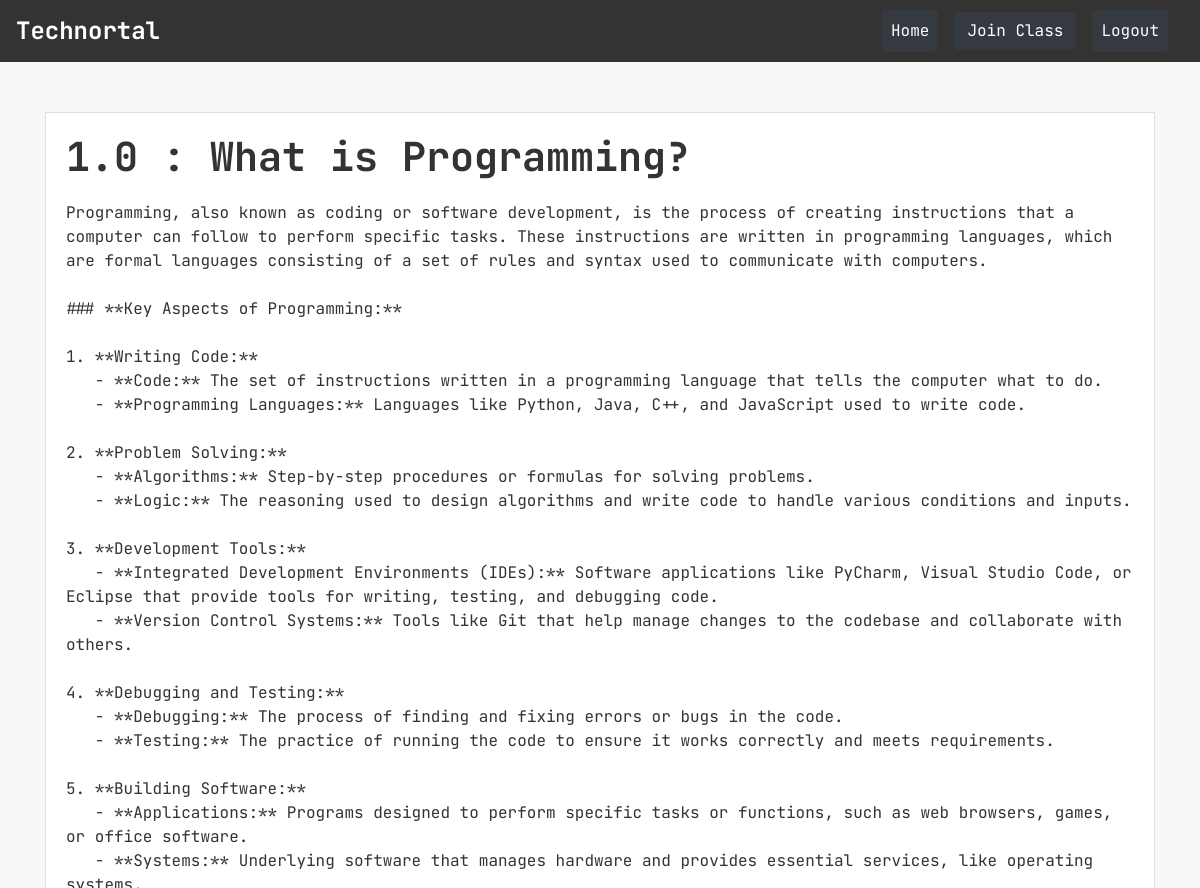
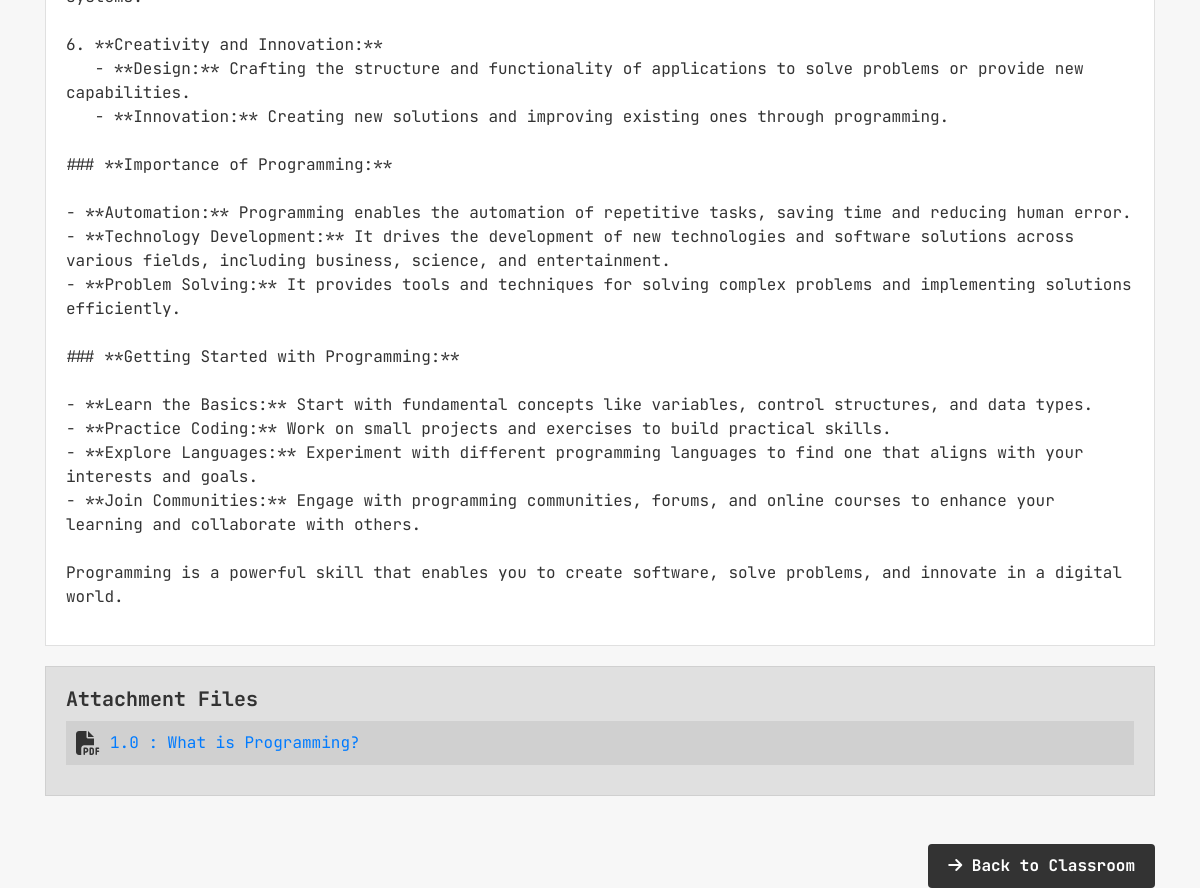
The page /material/1 (signed in) on the database its author committed (2 pictures, top to bottom).
### app/models.py (models this page shows)
class Material(db.Model):
    id = db.Column(db.Integer, primary_key=True)
    title = db.Column(db.String(100), nullable=False)
    content = db.Column(db.Text)
    chapter_id = db.Column(db.Integer, db.ForeignKey('chapter.id', ondelete='CASCADE'), nullable=False)
    file_url = db.Column(db.String(200))

### app/routes/classroom.py (the view)
@classroom.route('/material/<int:material_id>', methods=['GET'])
@login_required
def view_material(material_id):
    material = Material.query.get_or_404(material_id)
    chapter = Chapter.query.get_or_404(material.chapter_id)
    classroom = Classroom.query.get_or_404(chapter.classroom_id)
    return render_template('material.html', material=material, chapter=chapter, classroom=classroom)

### app/__init__.py (called while the page is built)
@login_manager.user_loader
def load_user(user_id):
    return User.query.get(int(user_id))

### app/templates/material.html (shortened to what this page needs)
{% extends "base.html" %}
{% block style_block %}
<link rel="stylesheet" href="{{url_for('static', filename='css/material.css')}}">
{% endblock style_block %}
{% block content %}
<div class="container content-container">
    <div class="content">
        <h1>{{ material.title }}</h1>
        <div class="formatted-content">{{ material.content }}</div>
    </div>
    <div class="attachments">
        <h5>Attachment Files</h5>
        {% if material.file_url %}
        <div class="attachment-item">
            <i class="fas fa-file-pdf"></i>
            <a href="{{ url_for('static', filename='uploads/' + material.file_url) }}" target="_blank">{{
                material.title }}</a>
        </div>
        {% endif %}
    </div>
    <a class="btn btn-next-lesson mt-5"
        href="{{ url_for('main.classroom.view_class', id=material.chapter.classroom_id) }}">
        <i class="fas fa-arrow-right"></i> Back to Classroom
    </a>
</div>
{% endblock content %}

### app/templates/base.html (shortened to what this page needs)
<!DOCTYPE html>
<html lang="en">
<head>
    <link rel="stylesheet" href="https://cdn.jsdelivr.net/npm/bootstrap@5.3.3/dist/css/bootstrap.min.css">
    <link href="https://stackpath.bootstrapcdn.com/bootstrap/4.5.2/css/bootstrap.min.css" rel="stylesheet">
<link rel="stylesheet" href="https://cdnjs.cloudflare.com/ajax/libs/font-awesome/6.6.0/css/all.min.css"
 />
    {% block style_block %} {%endblock%}
</head>
<body>
    <nav class="navbar navbar-expand-lg navbar-dark">
        <a class="navbar-brand" href="{{ url_for('main.classroom.index') }}">Technortal</a>
        <div class="collapse navbar-collapse justify-content-end" id="navbarNav">
            <ul class="navbar-nav d-flex align-items-center">
                <li class="nav-item me-3">
                    <a class="nav-link btn btn-dark text-white" href="{{url_for('main.classroom.index')}}">Home</a>
                </li>
                {% if current_user.role == 'teacher' %}
                <li class="nav-item me-3">
                    <a class="nav-link btn btn-dark text-white" href="{{url_for('main.classroom.create_class')}}">Create Class</a>
                </li>
                {% elif current_user.role == 'student' %}
                <li class="nav-item me-3">
                    <button type="button" class="btn btn-dark text-white" data-toggle="modal" data-target="#joinClassModal">
                        Join Class
                    </button>
                </li>
                {% endif %}
                <li class="nav-item me-3">
                    <a  class="nav-link btn btn-dark text-white" href="/auth/logout">Logout</a>
                </li>
            </ul>
        </div>
    </nav>
    {% block content %} {%endblock%}
</body>
</html>

### app/static/css/material.css (style rules this page uses)
body { font-family: "JetBrains Mono", monospace; background-color: #f7f7f7; color: #333; }
.navbar { background-color: #333; color: #fff; }
.navbar-brand { font-weight: bold; font-size: 1.5rem; }
.content-container { padding-top: 50px; }
.content { background-color: white; border: 1px solid #e0e0e0; padding: 20px; margin-bottom: 20px; }
.content h1 { font-weight: bold; margin-bottom: 20px; }
.attachments { background-color: #e0e0e0; padding: 20px; margin-top: 20px; border: 1px solid #d0d0d0; }
.attachments h5 { font-weight: bold; margin-bottom: 10px; }
.attachment-item { display: flex; align-items: center; padding: 10px; background-color: #d0d0d0; margin-bottom: 10px; }
.attachment-item i { font-size: 24px; margin-right: 10px; }
.btn-next-lesson { float: right; background-color: #333; color: #fff; border: none; padding: 10px 20px; font-weight: bold; }

### app/templates/material.html (style rules this page uses)
.formatted-content { white-space: pre-wrap; }

### rows shown on the page
Material: title "1.0 : What is Programming?", content "Programming, also known as coding or software development, is the process of creating instructions that a computer can follow to perform specific tasks. These instructions are written in programming languages, which are formal languages consisting of a set of rules and syntax used to communicate with computers. ### **Key Aspects of Programming:** 1. **Writing Code:** - **Code:** The set of instructions written in a programming language that tells the computer what to do. - **Programming Languages:** Languages like Python, Java, C++, and JavaScript used to write code. 2. **Problem Solving:** - **Algorithms:** Step-by-step procedures or formulas for solving problems. - **Logic:** The…"
